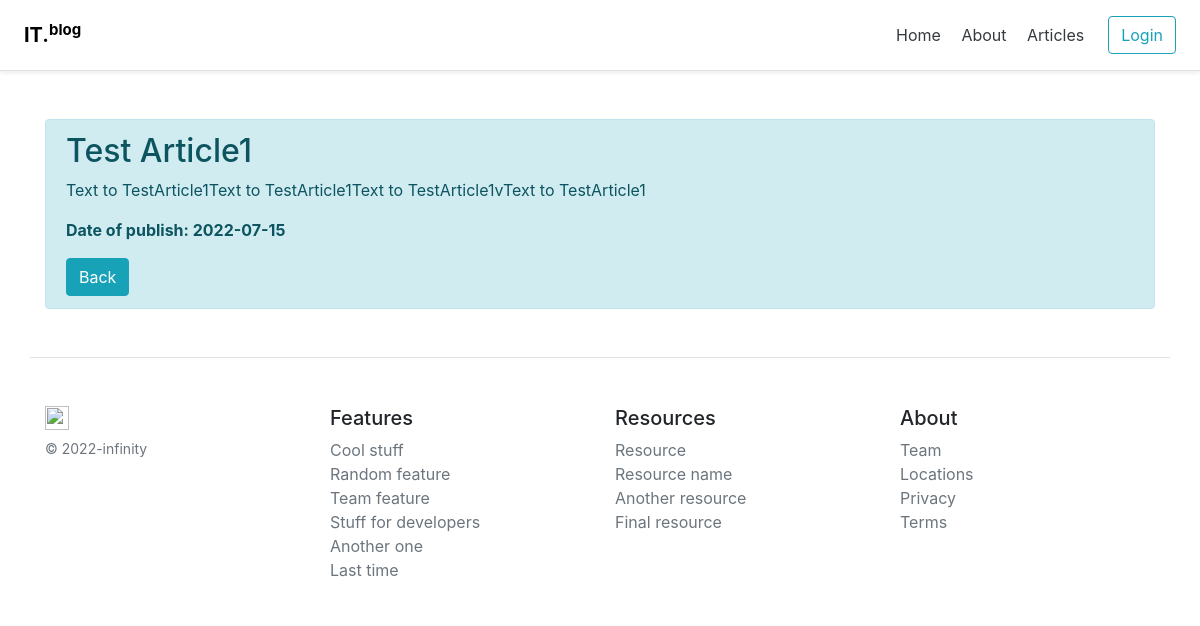
/posts/1, run on the app's committed database.
### models.py (models this page shows, shortened)
class Article(Base):
    __tablename__ = 'article'
    id = Column(Integer, primary_key=True, autoincrement=True)
    user_id = Column(Integer, ForeignKey('user.id'), nullable=False)
    title = Column(String(100), nullable=False)
    intro = Column(String(300), nullable=False)
    text = Column(Text, nullable=False)
    status = Column(Integer, ForeignKey('status.code'), nullable=False)
    dlm = Column(DateTime, default=datetime.utcnow)
    creation_date = Column(DateTime, default=datetime.utcnow)

### routes.py (the view)
@app.route('/posts/<int:id>')
def article_detail(id):
    if id:
        article = db.session.query(Article).get(id)
        return render_template('article_detail.html', article=article)
    else:
        return f'Post {id} does not exist'

### templates/article_detail.html (shortened to what this page needs)
{% extends 'base/base.html' %}
{% block body %}
    <div class="container mt-5">
           <div class="alert alert-info">
             <h2>{{ article.title }}</h2>
             <p>{{ article.text }}</p>
             {% if article.dlm > article.creation_date %}
                <p><strong>Date of publish: {{ article.creation_date.date() }}</strong></p>
                <p><strong>Date of update: {{ article.dlm.date() }}</strong></p>
             {% else %}
                <p><strong>Date of publish: {{ article.creation_date.date() }}</strong></p>
             {% endif %}
             <a href="/posts" class="btn btn-info">Back</a>
           </div>
    </div>
{% endblock %}

### data on the page
Article: title "Test Article1", text "Text to TestArticle1Text to TestArticle1Text to TestArticle1vText to TestArticle1", creation_date "2022-07-15"
